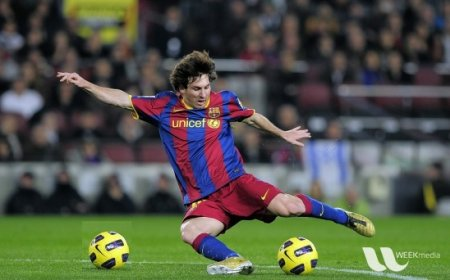
#> input picture messi.jpg, 450 x 280 px
$ python run.py
#> lines starting #> are read from the running program, lines starting #| are printed output that depends on the picture; after the words box and inside, x2 and y2 are one past the last pixel; in counts of white or black regions, pixels touching at a corner belong together; pictures that were not available may be replaced by others from this repository, and a replacement may not be noted
#!/usr/bin/env python3

import cv2
import numpy as np


# Load two images
img1 = cv2.imread('messi.jpg')
#> img1 is the input picture: shape (280, 450, 3); mean B, G, R 72.3, 85.8, 82.3
img2 = cv2.imread('logo.png')
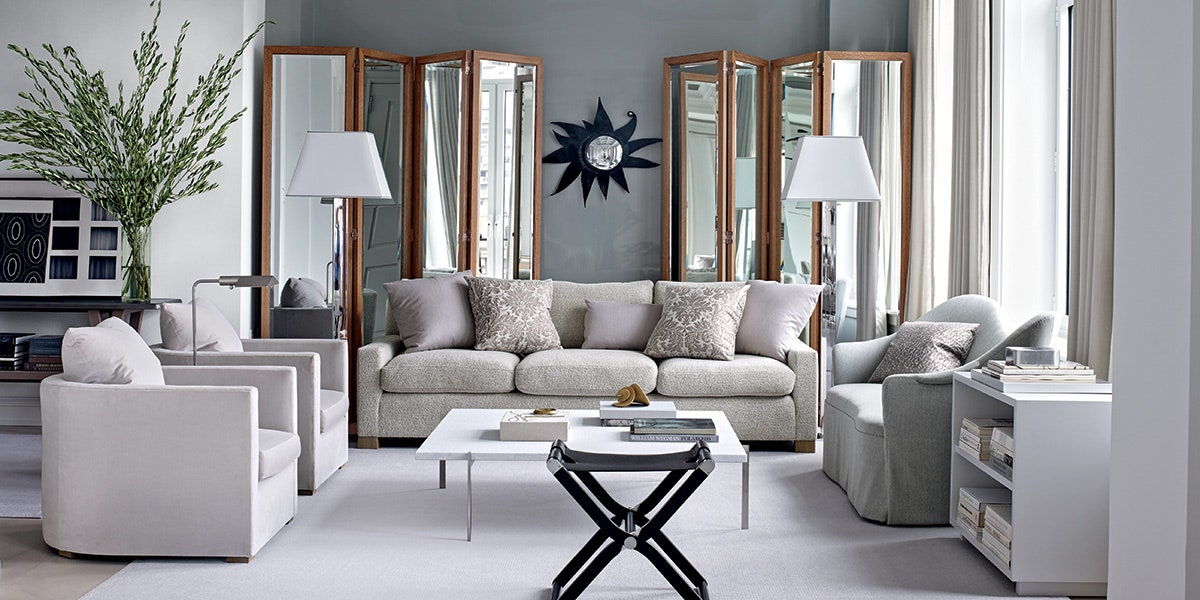
#> input picture resource/bg_test.jpg, 1200 x 600 px, given in place of logo.png, which was not available
#> img2 is the input picture: shape (600, 1200, 3); mean B, G, R 150.7, 149.1, 150.4
cv2.imshow('img2', img2)

# I want to put logo on top-left corner, So I create a ROI
rows,cols,channels = img2.shape
#> rows = 600; cols = 1200; channels = 3
roi = img1[0:rows, 0:cols]

# Now create a mask of logo and create its inverse mask also
img2gray = cv2.cvtColor(img2,cv2.COLOR_BGR2GRAY)
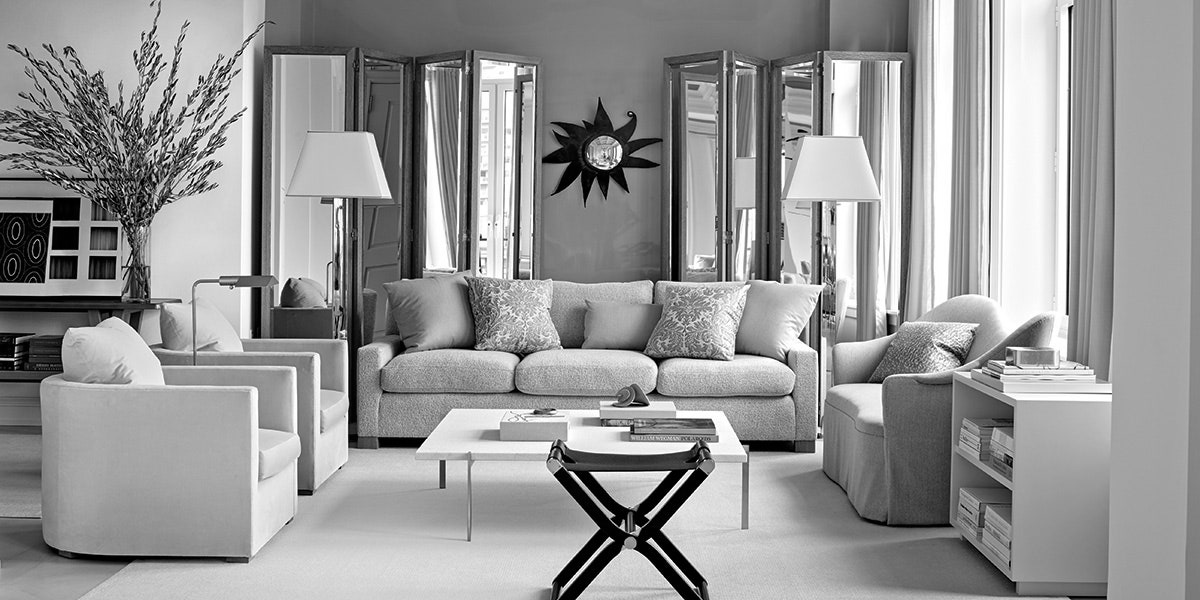
#> img2gray: shape (600, 1200); min 0, max 255, mean 149.6
ret, mask = cv2.threshold(img2gray, 67, 255, cv2.THRESH_BINARY)
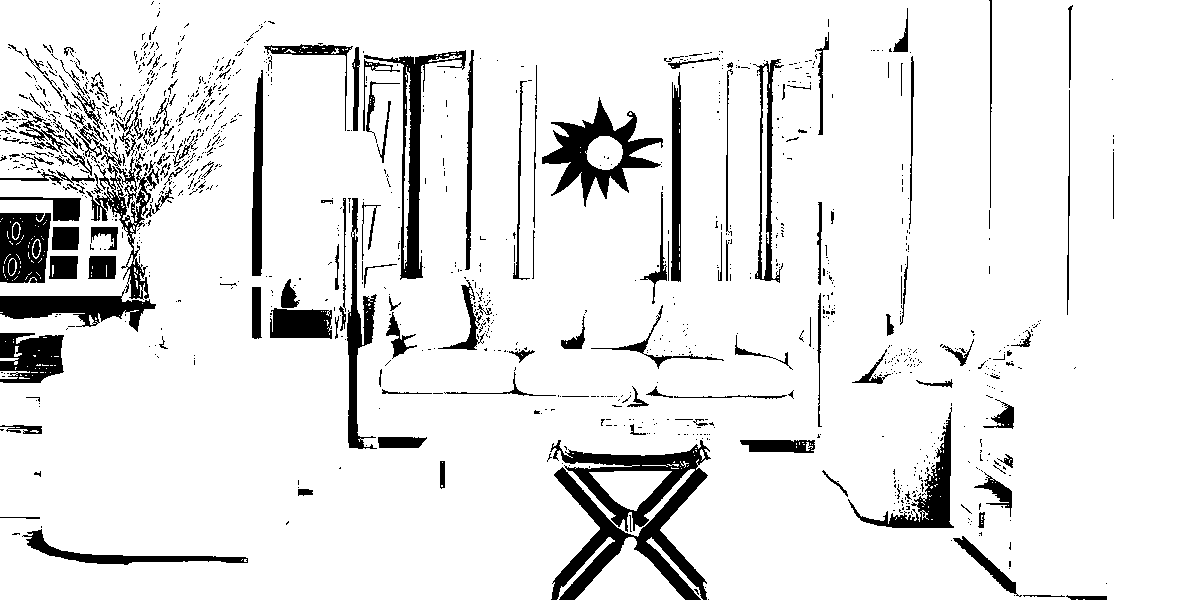
#> mask: shape (600, 1200); 90.3% white; 1215 black regions (1046 under 20 px), largest, box (x1, y1, x2, y2) and area: (550, 440, 711, 600) 10014, (542, 97, 663, 207) 4315, (364, 50, 466, 280) 3737
cv2.imshow('mask', mask)
mask_inv = cv2.bitwise_not(mask)
cv2.imshow('mask_inv', mask_inv)

# Now black-out the area of logo in ROI
#> (the run stopped early here; a loop or call above may not have finished)
